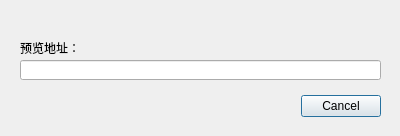
<?xml version="1.0" encoding="UTF-8"?>
<ui version="4.0">
 <class>Preview_Dialog</class>
 <widget class="QDialog" name="Preview_Dialog">
  <property name="geometry">
   <rect>
    <x>0</x>
    <y>0</y>
    <width>400</width>
    <height>136</height>
   </rect>
  </property>
  <property name="windowTitle">
   <string>Blog Preview</string>
  </property>
  <property name="windowIcon">
   <iconset>
    <normaloff>../ICON/hexo logo.ico</normaloff>../ICON/hexo logo.ico</iconset>
  </property>
  <widget class="QDialogButtonBox" name="buttonBox">
   <property name="geometry">
    <rect>
     <x>40</x>
     <y>90</y>
     <width>341</width>
     <height>32</height>
    </rect>
   </property>
   <property name="orientation">
    <enum>Qt::Horizontal</enum>
   </property>
   <property name="standardButtons">
    <set>QDialogButtonBox::Cancel</set>
   </property>
  </widget>
  <widget class="QLabel" name="label">
   <property name="geometry">
    <rect>
     <x>20</x>
     <y>40</y>
     <width>81</width>
     <height>16</height>
    </rect>
   </property>
   <property name="text">
    <string>预览地址：</string>
   </property>
  </widget>
  <widget class="QLineEdit" name="lineEdit">
   <property name="geometry">
    <rect>
     <x>20</x>
     <y>60</y>
     <width>361</width>
     <height>20</height>
    </rect>
   </property>
   <property name="readOnly">
    <bool>true</bool>
   </property>
  </widget>
 </widget>
 <resources/>
 <connections>
  <connection>
   <sender>buttonBox</sender>
   <signal>accepted()</signal>
   <receiver>Preview_Dialog</receiver>
   <slot>accept()</slot>
   <hints>
    <hint type="sourcelabel">
     <x>248</x>
     <y>254</y>
    </hint>
    <hint type="destinationlabel">
     <x>157</x>
     <y>274</y>
    </hint>
   </hints>
  </connection>
  <connection>
   <sender>buttonBox</sender>
   <signal>rejected()</signal>
   <receiver>Preview_Dialog</receiver>
   <slot>reject()</slot>
   <hints>
    <hint type="sourcelabel">
     <x>316</x>
     <y>260</y>
    </hint>
    <hint type="destinationlabel">
     <x>286</x>
     <y>274</y>
    </hint>
   </hints>
  </connection>
 </connections>
</ui>
